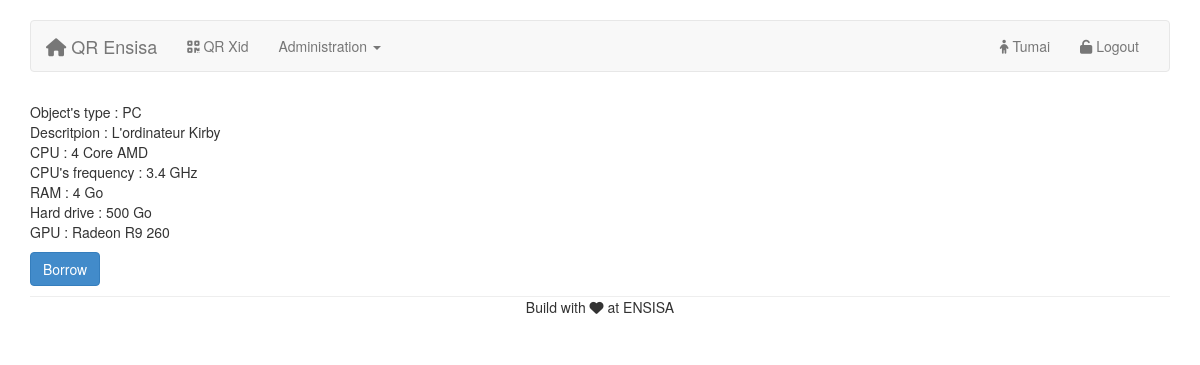
The page /object.php?id=1 (signed in) on the database its author committed.
### tables this page shows
CREATE TABLE IF NOT EXISTS `object` (
  `id` int(11) NOT NULL AUTO_INCREMENT,
  `name` varchar(256) NOT NULL,
  `description` mediumtext,
  `type` varchar(128) NOT NULL,
  `borrowed` tinyint(1) NOT NULL,
  `lenght` int(11) DEFAULT NULL,
  `number_port` int(11) NOT NULL,
  `cpu` varchar(512) NOT NULL,
  `frequence` float NOT NULL,
  `ram` int(11) NOT NULL,
  `hard_drive` int(11) NOT NULL,
  `gpu` varchar(512) NOT NULL,
  PRIMARY KEY (`id`)
);

### includes/object/description.php (the view, shortened to what this page needs)
<?php
	$req = $connect->prepare('SELECT * FROM object WHERE id = ?');
	$req->execute(array($_GET['id']));
	while ($resultat = $req->fetch()) {
	    if($resultat['type']=='PC'){ ?>
            <p>
            Object's type : <?php echo $resultat['type']; ?><br />
	        Descritpion : <?php echo $resultat['description']; ?><br />
	        CPU : <?php echo $resultat['cpu']; ?> <br />
	        CPU's frequency : <?php echo $resultat['frequence']; ?> GHz<br />
	        RAM : <?php echo $resultat['ram']; ?> Go<br />
	        Hard drive : <?php echo $resultat['hard_drive']; ?> Go<br />
	        GPU : <?php echo $resultat['gpu']; ?><br />
           </p>
<?php   }
	    if($resultat['type']=='cable ethernet'){ ?>
<?php	}
    }
?>

### css/projet.css (style rules this page uses)
body { padding-top: 20px; padding-bottom: 20px; }

### rows shown on the page
object: type "PC", description "L'ordinateur Kirby", cpu "4 Core AMD", frequence "3.4", ram "4", hard_drive "500", gpu "Radeon R9 260"

### other values the page prints
$_SESSION['pseudo'] "Tumai"
